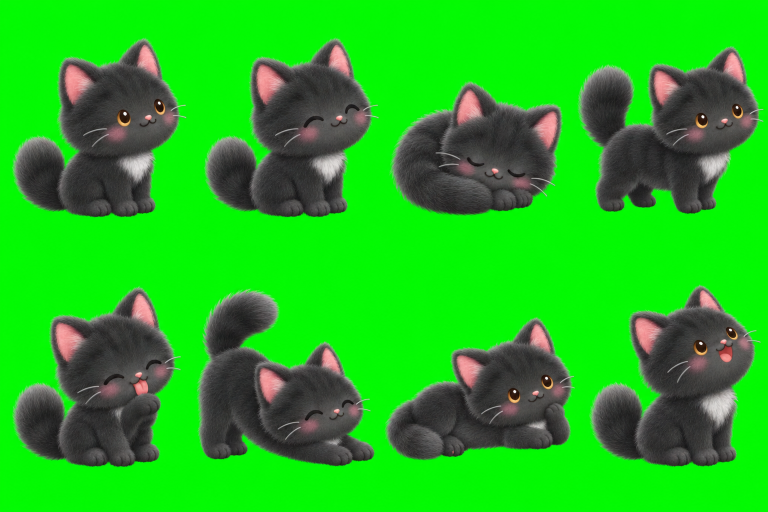
#> input picture tools/src/black_pose.png, 1536 x 1024 px, given in place of black_pose.png_walk.png, which was not available (shown at 1/2 size)
$ python mksheet.py src/black_pose.png
#> lines starting #> are read from the running program, lines starting #| are printed output that depends on the picture; after the words box and inside, x2 and y2 are one past the last pixel; in counts of white or black regions, pixels touching at a corner belong together
#!/usr/bin/env python3
"""mksheet.py <coat> — из src/<coat>_walk.png (3x2 кадра шага) и src/<coat>_pose.png (4x2 позы) на зелёном фоне
собирает ../overlay/sprites/fluffy_<coat>.webp: 7x2 кадров по CELL px.
ряд 0: шаг 0..5, стоит;  ряд 1: сидит, жмурится, спит, умывается, тянется, лежит, мяукает."""
import os, sys, numpy as np
from PIL import Image
from scipy import ndimage
CELL, SCALE, BASE = 320, 0.68, 300          # клетка, масштаб от исходника, линия пола
def key(path):
#> called with path = 'src/src/black_pose.png_walk.png'
    a = np.asarray(Image.open(path).convert('RGB')).astype(np.float32)
    r, g, b = a[..., 0], a[..., 1], a[..., 2]
    spill = g - np.maximum(r, b)
    alpha = 1 - np.clip((spill - 6) / 205, 0, 1)            # пиксель = a*цвет + (1-a)*зелёный
    alpha = np.where(alpha < 0.12, 0, alpha)
    am = np.maximum(alpha, 0.12)[..., None]
    c = (a - (1 - alpha[..., None]) * np.array([0, 255, 0], np.float32)) / am   # вычесть фон
    r, g, b = c[..., 0], c[..., 1], c[..., 2]
    g = np.minimum(g, np.maximum(r, b))                     # остаток зелёного отлива
    rgb = np.dstack([r, g, b])
    inner = ndimage.binary_erosion(alpha > 0.97, iterations=5)                  # кромке — цвет ближайшей шерсти
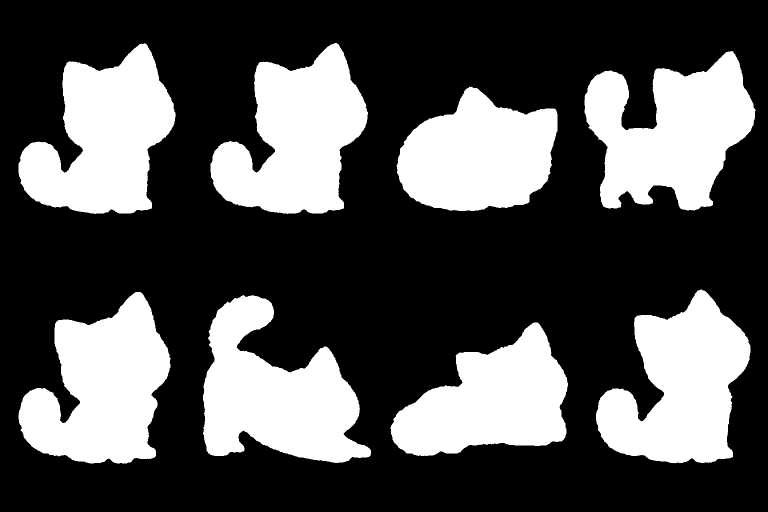
#> inner: shape (1024, 1536) bool (shown at 1/2 size); 32.2% white; 8 white regions, largest, box (x1, y1, x2, y2) and area: (1169, 102, 1512, 421) 66979, (37, 584, 342, 927) 65699, (406, 590, 742, 926) 65476
    idx = ndimage.distance_transform_edt(~inner, return_distances=False, return_indices=True)
    rgb = np.where((~inner)[..., None], rgb[idx[0], idx[1]], rgb)
    return np.dstack([rgb, alpha * 255]).clip(0, 255).astype(np.uint8)
def frames(path, n):
    im = key(path)
    lab, k = ndimage.label(im[..., 3] > 90)
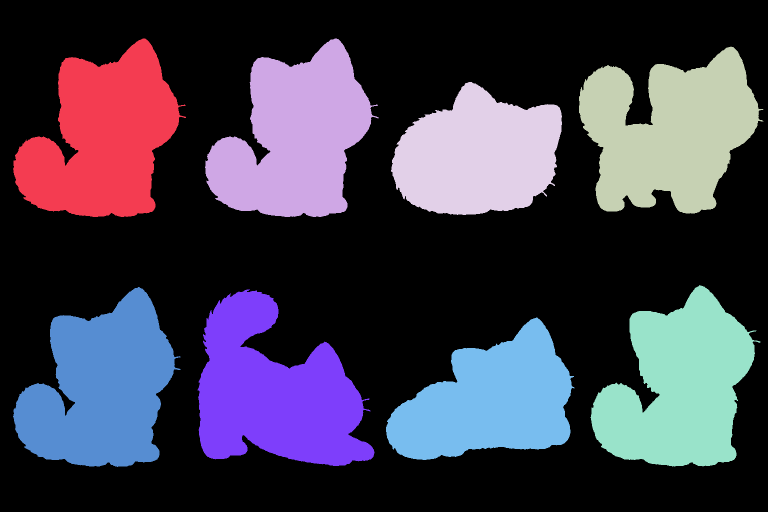
#> lab: shape (1024, 1536) int32 (shown at 1/2 size); 9 distinct labels, from 0 to 8; one colour per label, 0 black
#> k = 8
    objs = ndimage.find_objects(lab)
#> objs = 8 items
    big = sorted([(o, (lab[o] == i + 1).sum()) for i, o in enumerate(objs)], key=lambda t: -t[1])[:n]
#> big = 6 items
    H = im.shape[0]
#> H = 1024
    big = sorted([o for o, _ in big], key=lambda o: (o[0].start + o[0].stop > H, o[1].start))
    out = []
    for o in big:
        y0, y1, x0, x1 = max(o[0].start - 14, 0), o[0].stop + 14, max(o[1].start - 14, 0), o[1].stop + 14
        out.append(Image.fromarray(im[y0:y1, x0:x1]))
#> this loop made 6 passes
#> (y0, y1, x0, x1) on passes 1 to 6: (63, 448, 12, 386), (63, 448, 396, 771), (79, 441, 1144, 1541), (560, 948, 12, 375), (564, 946, 381, 763), (556, 947, 1167, 1535)
#> after the loop, out = 6 items
    return out
def place(sheet, fr, col, row, align):
    fr = fr.resize((round(fr.width * SCALE), round(fr.height * SCALE)), Image.LANCZOS)
    bb = fr.getchannel('A').point(lambda v: 255 if v > 90 else 0).getbbox()
    fr = fr.crop(bb)
    x = CELL - 14 - fr.width if align == 'right' else (CELL - fr.width) // 2
    sheet.alpha_composite(fr, (col * CELL + x, row * CELL + BASE - fr.height))
if __name__ == '__main__':
    os.chdir(os.path.dirname(os.path.abspath(__file__)))
    coat = sys.argv[1]
    walk, pose = frames(f'src/{coat}_walk.png', 6), frames(f'src/{coat}_pose.png', 8)
#> call 2 of frames, with path = 'src/src/black_pose.png_pose.png', n = 8
#> call 2 of key, with path = 'src/src/black_pose.png_pose.png'
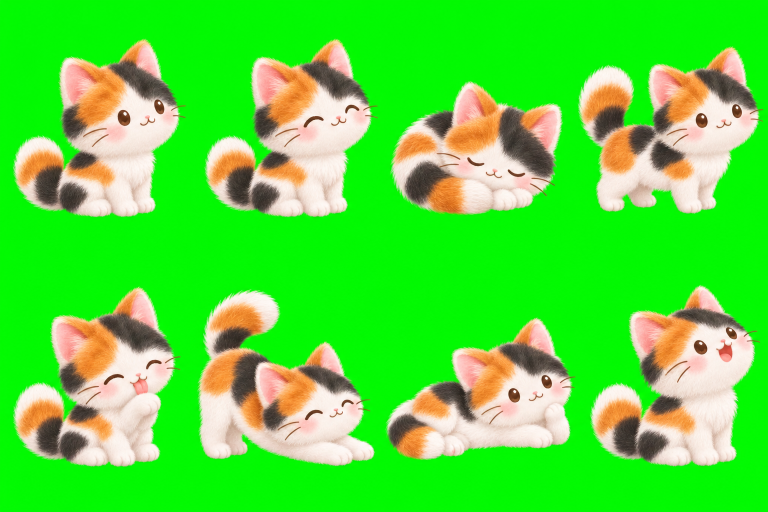
#> input picture tools/src/calico_pose.png, 1536 x 1024 px, given in place of black_pose.png_pose.png, which was not available (shown at 1/2 size)
#> in key (call 2), `inner = ndimage.binary_erosion(alpha > 0.97, iterations=5)`: inner: shape (1024, 1536) bool; 32.6% white; 8 white regions, largest, box (x1, y1, x2, y2) and area: (1166, 101, 1511, 421) 68064, (405, 589, 742, 926) 66407, (36, 582, 343, 927) 66196
#> in frames (call 2), `lab, k = ndimage.label(im[..., 3] > 90)`:
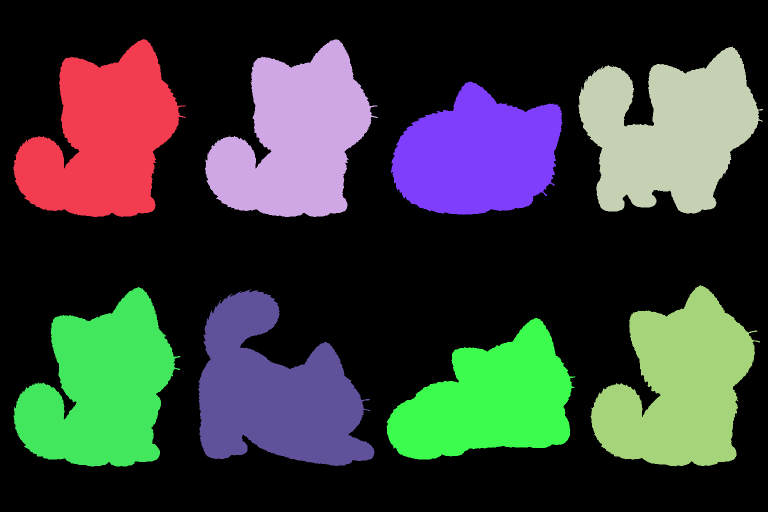
#> lab: shape (1024, 1536) int32 (shown at 1/2 size); 23 distinct labels, from 0 to 22; one colour per label, 0 black
#> in frames (call 2), `lab, k = ndimage.label(im[..., 3] > 90)`: k = 22
#> in frames (call 2), `objs = ndimage.find_objects(lab)`: objs = 22 items
#> in frames (call 2), `big = sorted([(o, (lab[o] == i + 1).sum()) for i, o in enumerate(objs)..`: big = 8 items
#> the loop in frames (call 2), `for o in big:` made 8 passes
#> (y0, y1, x0, x1) on passes 1 to 8: (64, 448, 12, 385), (65, 448, 396, 770), (149, 443, 767, 1139), (79, 441, 1143, 1540), (560, 947, 13, 375), (566, 946, 382, 763), (622, 933, 759, 1165), (556, 947, 1167, 1534)
    assert len(walk) == 6 and len(pose) == 8, (len(walk), len(pose))
    sheet = Image.new('RGBA', (7 * CELL, 2 * CELL))
#> sheet: PIL image 2240x640 RGBA; every value is 0
    for i, f in enumerate(walk): place(sheet, f, i, 0, 'right')
#> this loop made 6 passes
#> (bb in place, x in place) on passes 1 to 6: ((10, 10, 245, 253), 71), ((10, 10, 246, 252), 70), ((9, 10, 260, 237), 55), ((10, 10, 238, 254), 78), ((10, 10, 250, 251), 66), ((10, 10, 241, 256), 75)
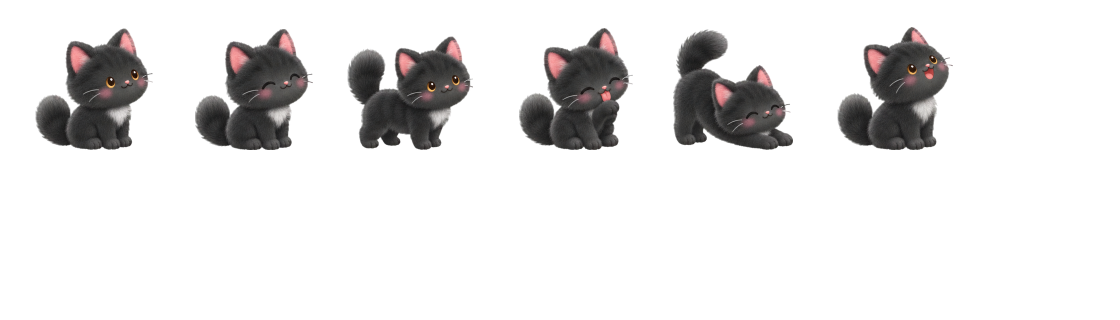
#> sheet: PIL image 2240x640 RGBA (shown at 1/2 size); mean R, G, B, A 12.1, 11.1, 11, 37.5; transparent parts drawn white
    place(sheet, pose[3], 6, 0, 'right')
#> in place (call 7), `fr = fr.resize((round(fr.width * SCALE), round(fr.height * SCALE)), Im..`:
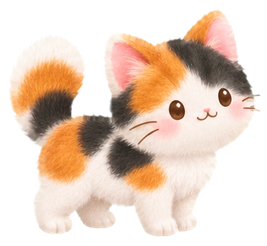
#> fr: PIL image 267x246 RGBA; mean R, G, B, A 124.8, 104, 88.4, 140; transparent parts drawn white
#> in place (call 7), `bb = fr.getchannel('A').point(lambda v: 255 if v > 90 else 0).getbbox()`: bb = (10, 10, 260, 237)
    for i, j in enumerate([0, 1, 2, 4, 5, 6, 7]): place(sheet, pose[j], i, 1, 'center')
#> this loop made 7 passes
#> bb in place on passes 1 to 7: (10, 10, 245, 251), (10, 9, 244, 250), (10, 10, 243, 191), (9, 9, 236, 254), (10, 9, 249, 248), (10, 9, 266, 202), (10, 10, 240, 256)
#> pass 1, in place (call 8), `fr = fr.resize((round(fr.width * SCALE), round(fr.height * SCALE)), Im..`:
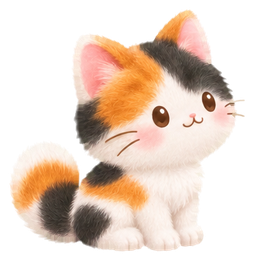
#> fr: PIL image 254x261 RGBA; mean R, G, B, A 116, 97, 83.3, 132.1; transparent parts drawn white
    out = f'../overlay/sprites/fluffy_{coat}.webp'
    sheet.save(out, quality=92, method=6); print(out, sheet.size)
#| ../overlay/sprites/fluffy_src/black_pose.png.webp (2240, 640)
